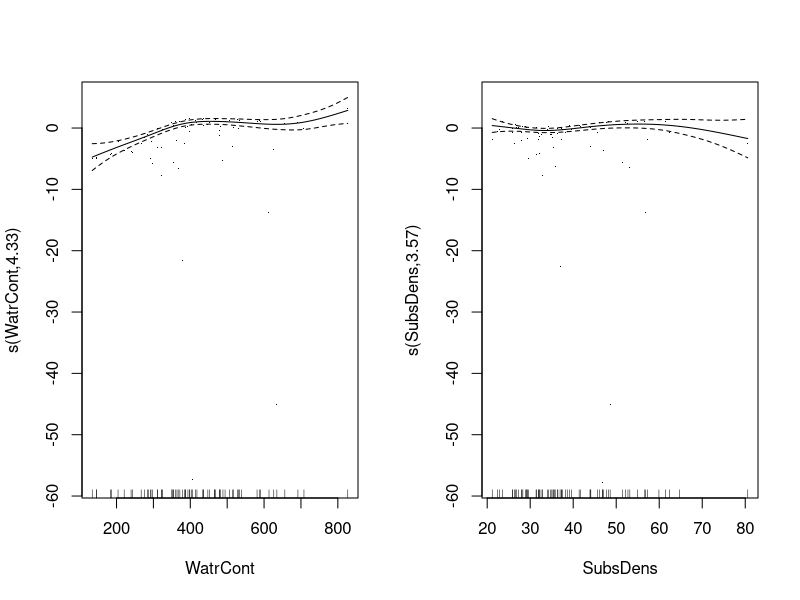

This figure's R source:
## ---- chunk 1
knitr::opts_chunk$set(
  comment = "R>",
  warning = FALSE,
  message = FALSE,
  fig.width = 4.5,
  fig.height = 2.625,
  out.width = "75%",
  fig.asp = NULL, # control via width/height
  dpi = 300
)

ggplot2::theme_set(
  ggplot2::theme_minimal(base_size = 8)
)
ggplot2::theme_set(
  ggplot2::theme_bw(base_size = 8)
)
## ---- chunk 2
#| code-fold: false
#| label: task-m-q1
library(tidyverse)
library(vegan)
library(mgcv)

data(mite); data(mite.env)
focal <- names(which.max(colSums(mite)))      # the most abundant species
dat <- mite.env
dat$y <- mite[[focal]]

g1 <- gam(y ~ s(WatrCont) + s(SubsDens), data = dat, family = nb(), method = "REML")
summary(g1)
## ---- chunk 3
#| code-fold: false
#| label: task-m-q2
#| fig-width: 7
#| fig-height: 3.5
par(mfrow = c(1, 2))
plot(g1, shade = TRUE, residuals = TRUE)
## ---- chunk 4
#| code-fold: false
#| label: task-m-q3
k.check(g1)                                    # is the basis dimension large enough?

g2 <- gam(y ~ s(WatrCont, k = 15) + s(SubsDens, k = 15),
          data = dat, family = nb(), method = "REML")
c(edf_default = sum(summary(g1)$edf), edf_bigger_k = sum(summary(g2)$edf))
## ---- chunk 5
#| code-fold: false
#| label: task-m-q4
glm_lin <- gam(y ~ WatrCont + SubsDens, data = dat, family = nb(), method = "REML")  # linear terms
AIC(glm_lin, g1)
c(dev_expl_glm = summary(glm_lin)$dev.expl, dev_expl_gam = summary(g1)$dev.expl)
